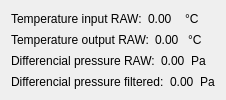
                     <widget class="QWidget" name="widget_205" native="true">
                      <layout class="QVBoxLayout" name="verticalLayout_8">
                       <item>
                        <widget class="QWidget" name="widget_13" native="true">
                         <property name="maximumSize">
                          <size>
                           <width>16777215</width>
                           <height>30</height>
                          </size>
                         </property>
                         <layout class="QHBoxLayout" name="horizontalLayout_13">
                          <property name="leftMargin">
                           <number>0</number>
                          </property>
                          <property name="topMargin">
                           <number>0</number>
                          </property>
                          <property name="rightMargin">
                           <number>0</number>
                          </property>
                          <property name="bottomMargin">
                           <number>0</number>
                          </property>
                          <item>
                           <widget class="QLabel" name="label_14">
                            <property name="maximumSize">
                             <size>
                              <width>250</width>
                              <height>16777215</height>
                             </size>
                            </property>
                            <property name="text">
                             <string>Temperature input RAW:</string>
                            </property>
                           </widget>
                          </item>
                          <item>
                           <widget class="QLabel" name="temp_in_raw_lbl">
                            <property name="maximumSize">
                             <size>
                              <width>50</width>
                              <height>16777215</height>
                             </size>
                            </property>
                            <property name="text">
                             <string>0.00</string>
                            </property>
                           </widget>
                          </item>
                          <item>
                           <widget class="QLabel" name="label_16">
                            <property name="text">
                             <string>°C</string>
                            </property>
                           </widget>
                          </item>
                         </layout>
                        </widget>
                       </item>
                       <item>
                        <widget class="QWidget" name="widget_28" native="true">
                         <property name="maximumSize">
                          <size>
                           <width>16777215</width>
                           <height>30</height>
                          </size>
                         </property>
                         <layout class="QHBoxLayout" name="horizontalLayout_14">
                          <property name="leftMargin">
                           <number>0</number>
                          </property>
                          <property name="topMargin">
                           <number>0</number>
                          </property>
                          <property name="rightMargin">
                           <number>0</number>
                          </property>
                          <property name="bottomMargin">
                           <number>0</number>
                          </property>
                          <item>
                           <widget class="QLabel" name="label_17">
                            <property name="maximumSize">
                             <size>
                              <width>250</width>
                              <height>16777215</height>
                             </size>
                            </property>
                            <property name="text">
                             <string>Temperature output RAW:</string>
                            </property>
                           </widget>
                          </item>
                          <item>
                           <widget class="QLabel" name="temp_out_raw_lbl">
                            <property name="maximumSize">
                             <size>
                              <width>50</width>
                              <height>16777215</height>
                             </size>
                            </property>
                            <property name="text">
                             <string>0.00</string>
                            </property>
                           </widget>
                          </item>
                          <item>
                           <widget class="QLabel" name="label_19">
                            <property name="text">
                             <string>°C</string>
                            </property>
                           </widget>
                          </item>
                         </layout>
                        </widget>
                       </item>
                       <item>
                        <widget class="QWidget" name="widget_29" native="true">
                         <property name="maximumSize">
                          <size>
                           <width>16777215</width>
                           <height>30</height>
                          </size>
                         </property>
                         <layout class="QHBoxLayout" name="horizontalLayout_15">
                          <property name="leftMargin">
                           <number>0</number>
                          </property>
                          <property name="topMargin">
                           <number>0</number>
                          </property>
                          <property name="rightMargin">
                           <number>0</number>
                          </property>
                          <property name="bottomMargin">
                           <number>0</number>
                          </property>
                          <item>
                           <widget class="QLabel" name="label_20">
                            <property name="maximumSize">
                             <size>
                              <width>250</width>
                              <height>16777215</height>
                             </size>
                            </property>
                            <property name="text">
                             <string>Differencial pressure RAW:</string>
                            </property>
                           </widget>
                          </item>
                          <item>
                           <widget class="QLabel" name="diff_pres_raw_lbl">
                            <property name="maximumSize">
                             <size>
                              <width>50</width>
                              <height>16777215</height>
                             </size>
                            </property>
                            <property name="text">
                             <string>0.00</string>
                            </property>
                           </widget>
                          </item>
                          <item>
                           <widget class="QLabel" name="label_22">
                            <property name="text">
                             <string>Pa</string>
                            </property>
                           </widget>
                          </item>
                         </layout>
                        </widget>
                       </item>
                       <item>
                        <widget class="QWidget" name="widget_30" native="true">
                         <property name="maximumSize">
                          <size>
                           <width>16777215</width>
                           <height>30</height>
                          </size>
                         </property>
                         <layout class="QHBoxLayout" name="horizontalLayout_17">
                          <property name="leftMargin">
                           <number>0</number>
                          </property>
                          <property name="topMargin">
                           <number>0</number>
                          </property>
                          <property name="rightMargin">
                           <number>0</number>
                          </property>
                          <property name="bottomMargin">
                           <number>0</number>
                          </property>
                          <item>
                           <widget class="QLabel" name="label_23">
                            <property name="maximumSize">
                             <size>
                              <width>250</width>
                              <height>16777215</height>
                             </size>
                            </property>
                            <property name="text">
                             <string>Differencial pressure filtered:</string>
                            </property>
                           </widget>
                          </item>
                          <item>
                           <widget class="QLabel" name="diff_pres_fltr_lbl">
                            <property name="maximumSize">
                             <size>
                              <width>50</width>
                              <height>16777215</height>
                             </size>
                            </property>
                            <property name="text">
                             <string>0.00</string>
                            </property>
                           </widget>
                          </item>
                          <item>
                           <widget class="QLabel" name="label_25">
                            <property name="text">
                             <string>Pa</string>
                            </property>
                           </widget>
                          </item>
                         </layout>
                        </widget>
                       </item>
                      </layout>
                     </widget>
